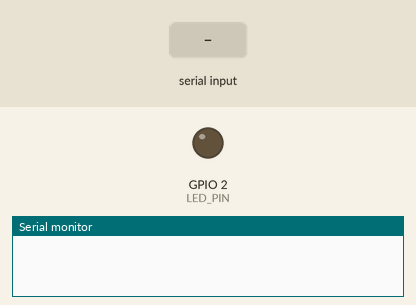
Recording of a sketch running on a simulated ESP32. Shown: output pins drawn as LEDs (lit = HIGH), the last lines printed to the serial monitor. Dashed ring = blinking. The inputs (shaded band) are chosen by the test bench.

Above: at 0.0 s.
At 1.7 s:
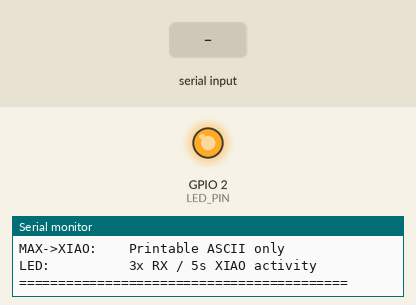
1.8 s: "1\n" received over the second serial link
At 7.2 s:
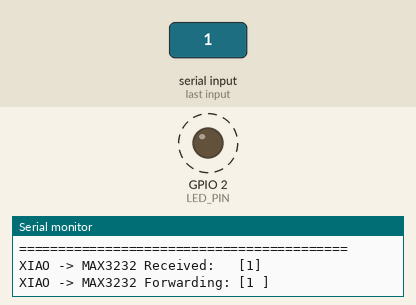
Timing chart, 0 to 9.3 s (numbered marks = the images above; inputs shaded):
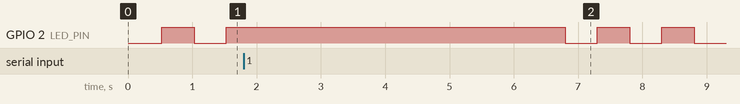

The sketch:

lightwriter-esp32.ino
```cpp
#include <Arduino.h>

// ============================================================
// UART 1: XIAO
// ============================================================

HardwareSerial XIAO(1);

#define XIAO_RX 16
#define XIAO_TX 17

#define XIAO_BAUD 1200


// ============================================================
// UART 2: MAX3232
// ============================================================

HardwareSerial MAXUART(2);

#define MAX_RX 25
#define MAX_TX 26

#define MAX_BAUD 1200


// ============================================================
// LED
// ============================================================

#define LED_PIN 2

#define LED_IDLE_INTERVAL 500
#define LED_RX_INTERVAL   167
#define LED_MESSAGE_TIME  5000


// ============================================================
// XIAO -> MAX3232
// ============================================================

String xiaoMessage = "";


// ============================================================
// MAX3232 -> XIAO
// ============================================================

String maxMessage = "";

unsigned long maxLastCharTime = 0;

bool maxBuffering = false;

#define MAX_BUFFER_TIMEOUT 5000


// ============================================================
// LED state
// ============================================================

unsigned long lastBlink = 0;

bool ledState = false;

bool xiaoMessageActive = false;
unsigned long xiaoMessageTime = 0;


// ============================================================
// Setup
// ============================================================

void setup()
{
    Serial.begin(115200);

    delay(500);


    // --------------------------------------------------------
    // XIAO UART
    // --------------------------------------------------------

    XIAO.begin(
        XIAO_BAUD,
        SERIAL_8N1,
        XIAO_RX,
        XIAO_TX
    );


    // --------------------------------------------------------
    // MAX3232 UART
    // --------------------------------------------------------

    MAXUART.begin(
        MAX_BAUD,
        SERIAL_8N1,
        MAX_RX,
        MAX_TX
    );


    // --------------------------------------------------------
    // LED
    // --------------------------------------------------------

    pinMode(LED_PIN, OUTPUT);
    digitalWrite(LED_PIN, LOW);


    // --------------------------------------------------------
    // Startup
    // --------------------------------------------------------

    Serial.println();
    Serial.println("==========================================");
    Serial.println(" ESP32 SERIAL BRIDGE");
    Serial.println("==========================================");
    Serial.println("XIAO UART:    GPIO16 RX / GPIO17 TX");
    Serial.println("MAX3232 UART: GPIO25 RX / GPIO26 TX");
    Serial.println("Baud:         1200 8N1");
    Serial.println("MAX->XIAO:    5 second inactivity buffer");
    Serial.println("MAX->XIAO:    Printable ASCII only");
    Serial.println("LED:          3x RX / 5s XIAO activity");
    Serial.println("==========================================");
}


// ============================================================
// XIAO -> MAX3232
// ============================================================

void processXiao()
{
    while (XIAO.available())
    {
        char c = XIAO.read();


        // ----------------------------------------------------
        // LF terminates the message
        // ----------------------------------------------------

        if (c == '\n')
        {
            xiaoMessage.trim();

            if (xiaoMessage.length() > 0)
            {
                String output = xiaoMessage + " ";


                Serial.print("XIAO -> MAX3232 Received:   [");
                Serial.print(xiaoMessage);
                Serial.println("]");


                Serial.print("XIAO -> MAX3232 Forwarding: [");
                Serial.print(output);
                Serial.println("]");


                // Send message
                MAXUART.print(output);
                MAXUART.print("\r\n");


                // ------------------------------------------------
                // Solid LED for 5 seconds
                // ------------------------------------------------

                xiaoMessageActive = true;
                xiaoMessageTime = millis();

                digitalWrite(LED_PIN, HIGH);
            }

            xiaoMessage = "";
        }


        // ----------------------------------------------------
        // Ignore CR
        // ----------------------------------------------------

        else if (c != '\r')
        {
            xiaoMessage += c;
        }
    }
}


// ============================================================
// MAX3232 -> XIAO
// ============================================================

void processMax()
{
    while (MAXUART.available())
    {
        uint8_t c = MAXUART.read();


        // ----------------------------------------------------
        // DEBUG: print every received byte
        // ----------------------------------------------------

        Serial.print("MAX3232 RX byte: 0x");

        if (c < 0x10)
            Serial.print("0");

        Serial.print(c, HEX);


        // ----------------------------------------------------
        // Printable ASCII
        // ----------------------------------------------------

        if (c >= 0x20 && c <= 0x7E)
        {
            Serial.print(" [");
            Serial.print((char)c);
            Serial.println("]");
        }


        // ----------------------------------------------------
        // CR
        // ----------------------------------------------------

        else if (c == '\r')
        {
            Serial.println(" [CR]");
        }


        // ----------------------------------------------------
        // LF
        // ----------------------------------------------------

        else if (c == '\n')
        {
            Serial.println(" [LF]");
        }


        // ----------------------------------------------------
        // Everything else is non-printable
        // ----------------------------------------------------

        else
        {
            Serial.println(" [NON-PRINTABLE - DISCARDED]");
        }


        // ----------------------------------------------------
        // Start/continue 5-second receive window
        // ----------------------------------------------------

        maxBuffering = true;
        maxLastCharTime = millis();


        // ----------------------------------------------------
        // CR/LF are framing characters, not message data
        // ----------------------------------------------------

        if (c == '\r' || c == '\n')
        {
            continue;
        }


        // ----------------------------------------------------
        // ONLY printable ASCII gets into maxMessage
        // ----------------------------------------------------

        if (c >= 0x20 && c <= 0x7E)
        {
            maxMessage += (char)c;
        }
    }


    // --------------------------------------------------------
    // 5 seconds of inactivity?
    // --------------------------------------------------------

    if (maxBuffering)
    {
        if (millis() - maxLastCharTime >= MAX_BUFFER_TIMEOUT)
        {
            if (maxMessage.length() > 0)
            {
                Serial.print("MAX3232 -> XIAO Sending: [");
                Serial.print(maxMessage);
                Serial.println("]");


                XIAO.print(maxMessage);
                XIAO.print("\r\n");
            }
            else
            {
                Serial.println("MAX3232 -> XIAO: No printable data to send.");
            }


            maxMessage = "";

            maxBuffering = false;
        }
    }
}


// ============================================================
// LED
// ============================================================

void processLED()
{
    unsigned long now = millis();


    // --------------------------------------------------------
    // XIAO -> MAX3232 message
    //
    // Solid for 5 seconds
    // --------------------------------------------------------

    if (xiaoMessageActive)
    {
        if (now - xiaoMessageTime >= LED_MESSAGE_TIME)
        {
            xiaoMessageActive = false;

            digitalWrite(LED_PIN, LOW);

            lastBlink = now;
            ledState = false;
        }

        return;
    }


    // --------------------------------------------------------
    // MAX3232 -> XIAO buffering
    //
    // Blink 3x faster than idle
    // --------------------------------------------------------

    if (maxBuffering)
    {
        if (now - lastBlink >= LED_RX_INTERVAL)
        {
            lastBlink = now;

            ledState = !ledState;

            digitalWrite(LED_PIN, ledState);
        }

        return;
    }


    // --------------------------------------------------------
    // Idle
    // --------------------------------------------------------

    if (now - lastBlink >= LED_IDLE_INTERVAL)
    {
        lastBlink = now;

        ledState = !ledState;

        digitalWrite(LED_PIN, ledState);
    }
}


// ============================================================
// Main loop
// ============================================================

void loop()
{
    processXiao();

    processMax();

    processLED();
}
```
